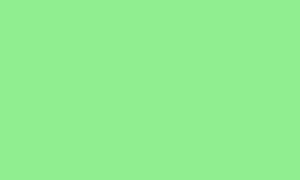
#> input picture 資料分析作業/HW5/out.jpg, 300 x 180 px
$ python 2..py
#> lines starting #> are read from the running program, lines starting #| are printed output that depends on the picture
# -*- coding: utf-8 -*-
"""
Created on Tue Apr  6 16:21:24 2021

@author: danny
"""

from PIL import Image,ImageColor
picobj=Image.open('out.jpg')
#> picobj is the input picture: PIL image 300x180 RGB; mean R, G, B 144, 238, 144
for x in range(50,151):#x範圍
    for y in range(10,50):#y範圍
        picobj.putpixel((x,y),ImageColor.getcolor('Blue','RGBA'))#填顏色
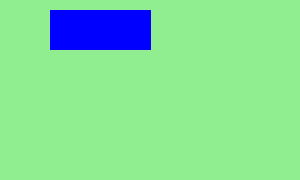
#> picobj: PIL image 300x180 RGB; mean R, G, B 133.2, 220.2, 152.3
for x in range(50,151):#x範圍
    for y in range(50,100):#y範圍
        picobj.putpixel((x,y),ImageColor.getcolor('Red','RGBA'))#填顏色
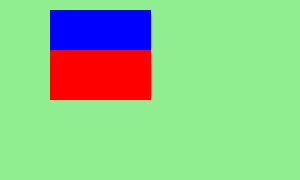
#> picobj: PIL image 300x180 RGB; mean R, G, B 143.6, 197.9, 138.8
picobj.save('out1.jpg')#存檔
